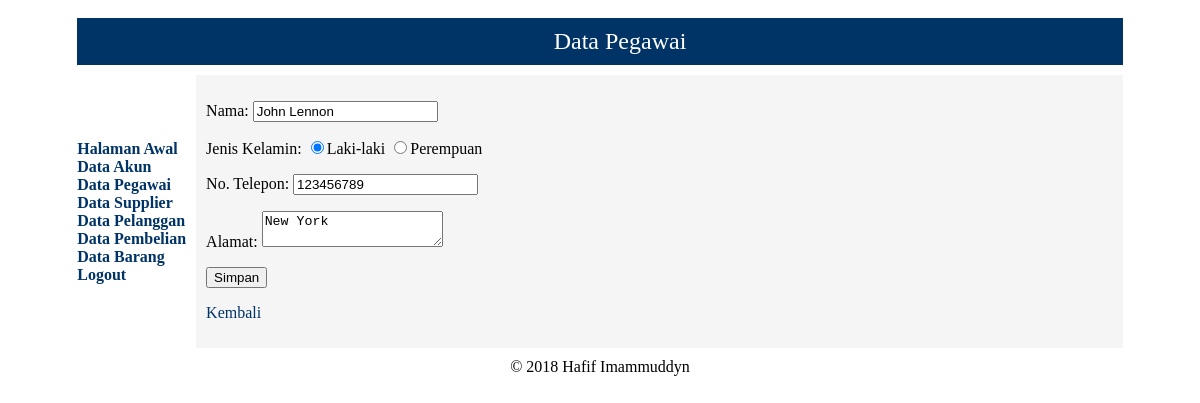
/edit_pegawai.php?id=1 (signed in), run on the app's committed database.
### tables this page shows
CREATE TABLE `tb_pegawai` (
  `kode_pegawai` int(11) NOT NULL AUTO_INCREMENT,
  `nama_lengkap` varchar(100) NOT NULL,
  `jenis_kelamin` enum('L','P') NOT NULL,
  `no_telepon` varchar(15) NOT NULL,
  `alamat` varchar(255) NOT NULL,
  PRIMARY KEY (`kode_pegawai`)
);

### edit_pegawai.php (the view, shortened to what this page needs)
<?php
if (isset($_GET['id']) && is_numeric($_GET['id'])) {
    $id = $_GET['id'];
} elseif (isset($_POST['id']) && is_numeric($_POST['id'])) {
    $id = $_POST['id'];
} else {
  idError:
    echo '<p>Terjadi kesalahan saat mencoba mengakses halaman ini.<p>';
    goto endScript;
}
require('mysqli_connect.php');
$q = "SELECT * FROM tb_pegawai WHERE kode_pegawai = $id";
$r = @mysqli_query($dbc, $q);
if ($r) {
    if (mysqli_num_rows($r) == 1) {
        $row = mysqli_fetch_array($r, MYSQLI_ASSOC);
    } else {
        goto idError;
    }
} else {
    goto idError;
}
if ($_SERVER['REQUEST_METHOD'] == 'POST') {
    $val = array_map('strip_tags', $_POST);
    $val = array_map('htmlentities', $val);
    $val = array_map('trim', $val);
    $errors = [];
    if (empty($val['nama']) && !preg_match("/^[\w+|\040*|\'*|\056*]{2,100}$/", $val['nama'])) {
        $errors[] = 'Nama tidak valid!';
    }
    if (empty($val['jk']) || !in_array($val['jk'], ['L', 'P'])) {
        $errors[] = 'Jenis kelamin tidak valid!';
    }
    if (empty($val['no_telp']) || !is_numeric($val['no_telp']) || (strlen($val['no_telp']) < 3) || (strlen($val['no_telp']) > 15)) {
        $errors[] = 'No. Telepon tidak valid!';
    }
    if (empty($val['alamat']) || (strlen($val['alamat']) < 4) || (strlen($val['alamat']) > 255)) {
        $errors[] = 'Alamat tidak valid!';
    }
    checkError:
    if (!empty($errors)) {
        echo '<h2>Terjadi kesalahan!</h2><p>';
        foreach ($errors as $e) {
            echo ' - ' . $e . '<br />';
        }
        echo '</p>';
        goto form;
    } else {
        $nl = mysqli_real_escape_string($dbc, $val['nama']);
        $jk = mysqli_real_escape_string($dbc, $val['jk']);
        $nt = mysqli_real_escape_string($dbc, $val['no_telp']);
        $a = mysqli_real_escape_string($dbc, $val['alamat']);
        $q = "SELECT * FROM tb_pegawai WHERE (kode_pegawai != $id AND ((nama_lengkap = '$nl' AND jenis_kelamin = '$jk' AND alamat = '$a') OR (no_telepon = '$nt')))";
        $r = @mysqli_query($dbc, $q);
        if ($r) {
            if (mysqli_num_rows($r) != 0) {
                $errors[] = 'Data sudah ada!';
                goto checkError;
            } else {
                $q = "UPDATE tb_pegawai SET nama_lengkap = '$nl', jenis_kelamin = '$jk', no_telepon = '$nt', alamat = '$a' WHERE kode_pegawai = $id LIMIT 1";
                $r = @mysqli_query($dbc, $q);
                if ($r) {
                    if (mysqli_affected_rows($dbc) == 1) {
                        echo '<p>Perubahan berhasil disimpan.</p>';
                    } else {
                        echo '<p>Tidak ada perubahan yang disimpan.</p>';
                    }
                } else {
                    echo '<h2>Terjadi kesalahan sistem!</h2><p>Query: ' . mysqli_error($dbc) . '</p>';
                }
            }
        } else {
            echo '<h2>Terjadi kesalahan sistem!</h2><p>Query: ' . mysqli_error($dbc) . '</p>';
        }
    }
} else {
    if (isset($val['nama'])) {
        $stNama = $val['nama'];
    } else {
        $stNama = $row['nama_lengkap'];
    }
    if (isset($val['jk'])) {
        $stJk = $val['jk'];
    } else {
        $stJk = $row['jenis_kelamin'];
    }
    if (isset($val['no_telp'])) {
        $stNt = $val['no_telp'];
    } else {
        $stNt = $row['no_telepon'];
    }
    if (isset($val['alamat'])) {
        $stA = $val['alamat'];
    } else {
        $stA = $row['alamat'];
    }
    echo '<form action="edit_pegawai.php" method="post">
        <p>Nama: <input name="nama" type="text" minlength="2" maxlength="100" value="' . $stNama . '" /></p>
        <p>Jenis Kelamin: <input name="jk" type="radio" value="L" ' . (($stJk == 'L') ? ' checked="checked"' : '') . '/>Laki-laki <input name="jk" type="radio" value="P" ' . (($stJk == 'P') ? ' checked="checked"' : '') . ' />Perempuan</p>
        <p>No. Telepon: <input name="no_telp" type="text" minlength="3" maxlength="15" value="' . $stNt . '" /></p>
        <p>Alamat: <textarea name="alamat" row="6" col="50">' . $stA . '</textarea></p>
        <p><input name="id" type="hidden" value="' . $id . '" /></p>
        <p><input name="submit" type="submit" value="Simpan" /></p>
      </form>';
}
echo '<p><a class="navlink" href="lihat_pegawai.php">Kembali</a></p>';
?>

### data on the page
tb_pegawai: nama "John Lennon", jenis_kelamin "☑", no_telp "123456789", alamat "New York"
